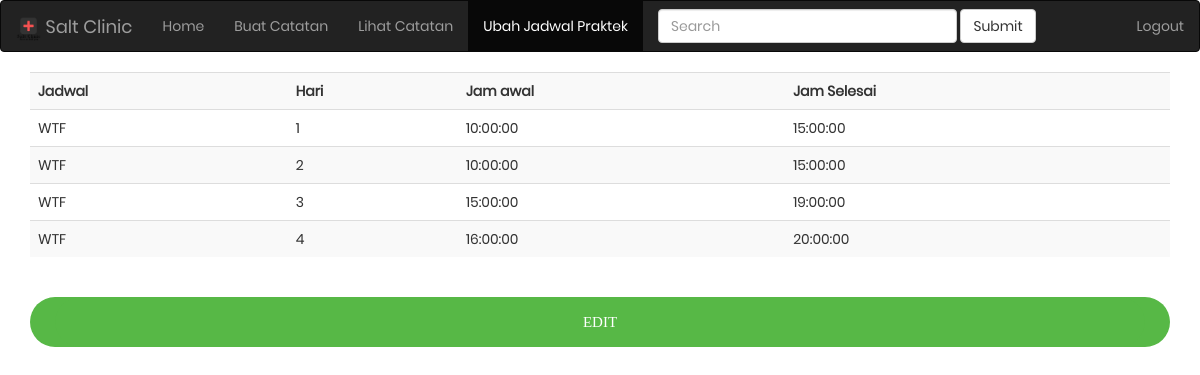
The page /dokter-ubah-jadwal.php (signed in) on the database its author committed.
### tables this page shows
CREATE TABLE `jadwalpraktek` (
  `idPraktek` int(11) NOT NULL,
  `idDokter` int(11) NOT NULL,
  `waktuMulai` time NOT NULL,
  `waktuSelesai` time NOT NULL,
  `hari` tinyint(4) NOT NULL
);

### connection/session.php (called while the page is built, shortened)
<?php
   $id = $_SESSION['id'];
   ?>

### jadwalnow.php (the view)
<table class='table table-striped'>
					<tr>
						<th>Jadwal</th>
						<th>Hari</th>
                        <th>Jam awal </th>
                        <th>Jam Selesai</th>
                    </tr>
                    <?php
                        if($result){
                            while($row=$result->fetch_array()){
                                echo "<tr>
                                <td> WTF </td>
                                <td>".$row['hari']."</td>
                                <td>".$row['waktuMulai']."</td>
                                <td>".$row['waktuSelesai']."</td>
                                </tr>";
                            }
                        }else{
                            echo "<td>Jadwal Belum Tersedia silakan dimasukan !</td>";
                        }
                    ?>
                </table>
                <form method='GET' action="">
						<div class="login-container-form-btn">
							<button class="login-form-btn">
								<a href="dokter-ubah-jadwal.php?edit=1" class="login-form-btn">
                                     Edit
                                </a>
							</button>
						</div>
					</form>

### css/main.css (style rules this page uses)
* { margin: 0px; padding: 0px; box-sizing: border-box; }
body, html { height: 100%; font-family: Poppins-Regular, sans-serif; }
a { font-family: Poppins-Regular; font-size: 14px; line-height: 1.7; color: #666666; margin: 0px; transition: all 0.4s; -webkit-transition: all 0.4s; -o-transition: all 0.4s; -moz-transition: all 0.4s; }
button { outline: none !important; border: none; background: transparent; }
.login-container-form-btn { width: 100%; display: -webkit-box; display: -webkit-flex; display: -moz-box; display: -ms-flexbox; display: flex; flex-wrap: wrap; justify-content: center; padding-top: 20px; }
.login-form-btn { font-family: Montserrat-Bold; font-size: 15px; line-height: 1.5; color: #fff; text-transform: uppercase; width: 100%; height: 50px; border-radius: 25px; background: #57b846; display: -webkit-box; display: -webkit-flex; display: -moz-box; display: -ms-flexbox; display: flex; justify-content: center; align-items: center; padding: 0 25px; -webkit-transition: all 0.4s; -o-transition: all 0.4s; -moz-transition: all 0.4s; transition: all 0.4s; }

### rows shown on the page
jadwalpraktek: hari "1", waktuMulai "10:00:00", waktuSelesai "15:00:00"
jadwalpraktek: hari "2", waktuMulai "10:00:00", waktuSelesai "15:00:00"
jadwalpraktek: hari "3", waktuMulai "15:00:00", waktuSelesai "19:00:00"
jadwalpraktek: hari "4", waktuMulai "16:00:00", waktuSelesai "20:00:00"
